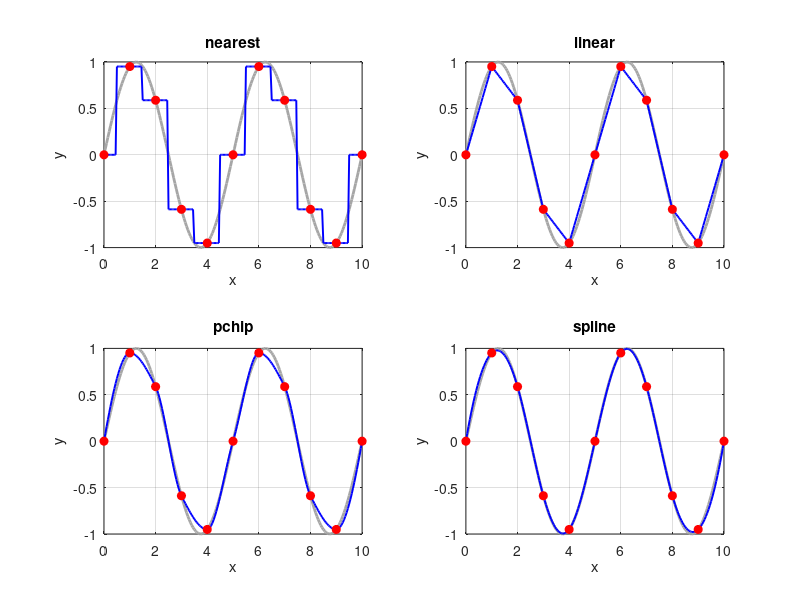

Source code (MATLAB):
%=============================================================================
% Copyright (c) 2026-present Allan CORNET (Nelson)
%=============================================================================
% This file is part of Nelson.
%=============================================================================
% LICENCE_BLOCK_BEGIN
% SPDX-License-Identifier: LGPL-3.0-or-later
% LICENCE_BLOCK_END
%=============================================================================
% Compare one-dimensional interpolation methods on sparse samples.
sampleX = 0:1:10;
sampleY = sin(2 * pi * sampleX / 5);
queryX = 0:0.05:10;
referenceY = sin(2 * pi * queryX / 5);
figureHandle = figure('Name', 'Interpolation methods', 'NumberTitle', 'off');

nearestAxes = subplot(2, 2, 1, 'Parent', figureHandle);
plot(nearestAxes, queryX, referenceY, 'Color', [0.65 0.65 0.65], ...
  'LineWidth', 2);
hold(nearestAxes, 'on');
plot(nearestAxes, queryX, interp1(sampleX, sampleY, queryX, 'nearest'), ...
  'b-', 'LineWidth', 1.4);
plot(nearestAxes, sampleX, sampleY, 'ro', 'MarkerFaceColor', 'r');
hold(nearestAxes, 'off');
grid(nearestAxes, 'on');
title(nearestAxes, 'nearest');
xlabel(nearestAxes, 'x');
ylabel(nearestAxes, 'y');

linearAxes = subplot(2, 2, 2, 'Parent', figureHandle);
plot(linearAxes, queryX, referenceY, 'Color', [0.65 0.65 0.65], ...
  'LineWidth', 2);
hold(linearAxes, 'on');
plot(linearAxes, queryX, interp1(sampleX, sampleY, queryX, 'linear'), ...
  'b-', 'LineWidth', 1.4);
plot(linearAxes, sampleX, sampleY, 'ro', 'MarkerFaceColor', 'r');
hold(linearAxes, 'off');
grid(linearAxes, 'on');
title(linearAxes, 'linear');
xlabel(linearAxes, 'x');
ylabel(linearAxes, 'y');

pchipAxes = subplot(2, 2, 3, 'Parent', figureHandle);
plot(pchipAxes, queryX, referenceY, 'Color', [0.65 0.65 0.65], ...
  'LineWidth', 2);
hold(pchipAxes, 'on');
plot(pchipAxes, queryX, interp1(sampleX, sampleY, queryX, 'pchip'), ...
  'b-', 'LineWidth', 1.4);
plot(pchipAxes, sampleX, sampleY, 'ro', 'MarkerFaceColor', 'r');
hold(pchipAxes, 'off');
grid(pchipAxes, 'on');
title(pchipAxes, 'pchip');
xlabel(pchipAxes, 'x');
ylabel(pchipAxes, 'y');

splineAxes = subplot(2, 2, 4, 'Parent', figureHandle);
plot(splineAxes, queryX, referenceY, 'Color', [0.65 0.65 0.65], ...
  'LineWidth', 2);
hold(splineAxes, 'on');
plot(splineAxes, queryX, interp1(sampleX, sampleY, queryX, 'spline'), ...
  'b-', 'LineWidth', 1.4);
plot(splineAxes, sampleX, sampleY, 'ro', 'MarkerFaceColor', 'r');
hold(splineAxes, 'off');
grid(splineAxes, 'on');
title(splineAxes, 'spline');
xlabel(splineAxes, 'x');
ylabel(splineAxes, 'y');
%=============================================================================
